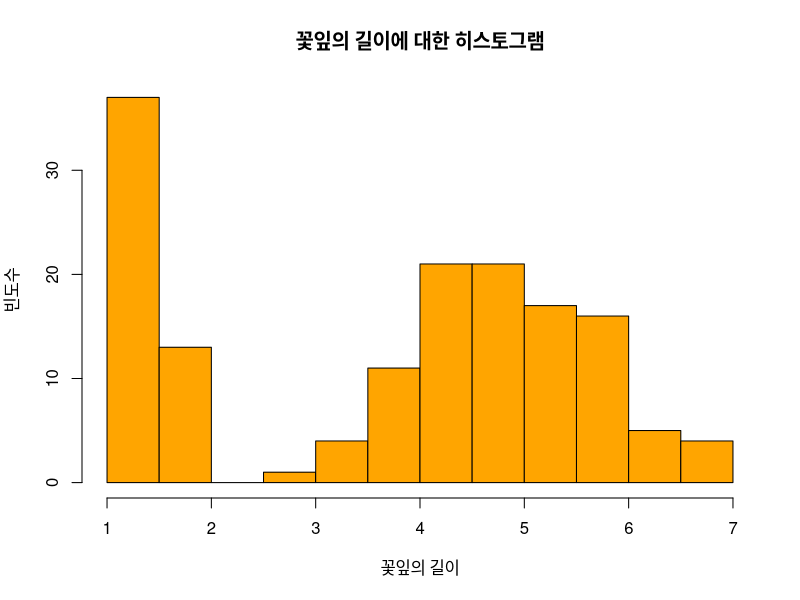
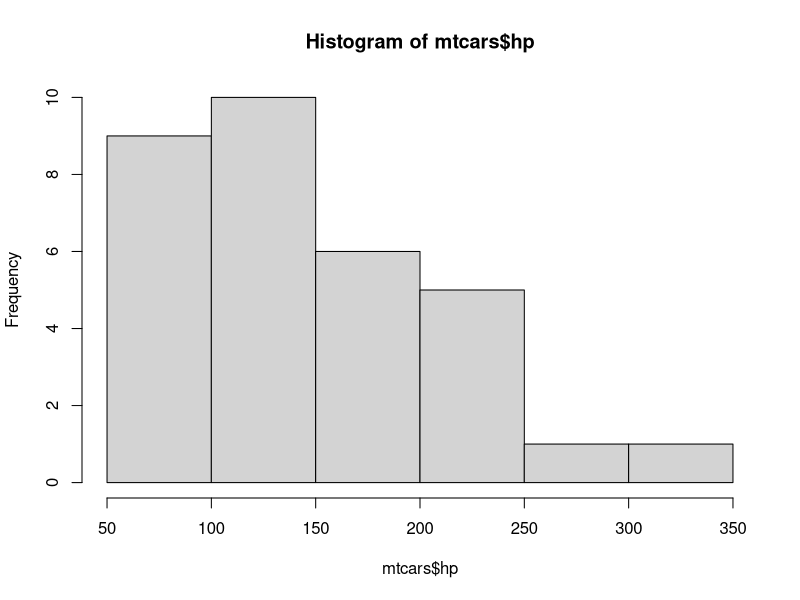
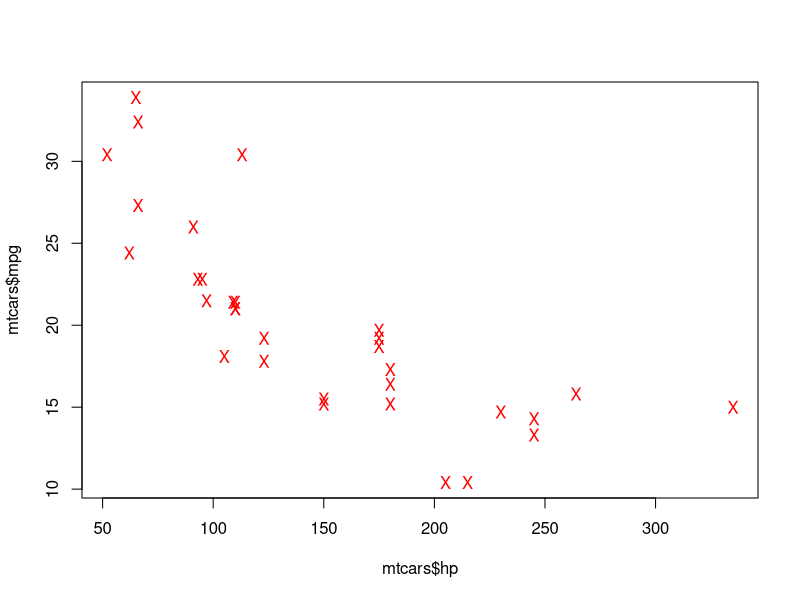

Reproduce these figures in R, in order.
getwd()

data()

View(iris)
?iris

hist(iris$Petal.Length, col='orange',
     main='꽃잎의 길이에 대한 히스토그램',
     xlab='꽃잎의 길이',
     ylab='빈도수')

# 2장 연습문제 2.2
# 꽃잎의 너비(Petal.Width)

# 평균
mean(iris$Petal.Width)

# 분산
var(iris$Petal.Width)

# 표준편차
sd(iris$Petal.Width)
# --------

# 2장 연습문제 2.3
hist(mtcars$hp)

# 산점도
plot(mtcars$hp, mtcars$mpg, col='red', pch=88)

# pch => 모양
mtcars$hp
mtcars$mpg

summary(cars$speed) # 사분위

str(cars$speed) # pandas의 describe와 비슷함 

# 한 변의 길이가 x인 정사각형의 넓이 area를 구하는 수식
squre_func <- function(x){
  area <- x^2
  print(area)
}
squre_func(5)

# 반지름의 길이가 r인 둘레 round이 넓이 area를 구하는 수식
round_func <- function(r){
  area = 3.14*(r^2)
  print(area)
}
round_func(5)

# 피자나라 치킨공주
order_func <- function(n){
  order <- 'diet'
  if (n%%3==0 & n%%5==0){
    order <- '피자나라 치킨공주'
  }
  else if (n%%3==0){
    order <- '피자'
    }
  else if (n%%5==0){
    order <- '치킨'
    }
  print(order)
}
order_func(5)
  






